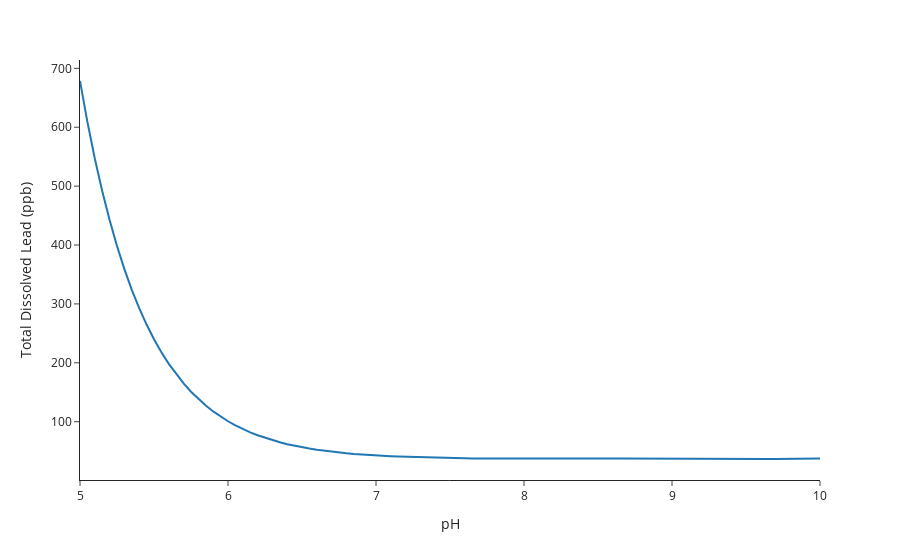

The cell this chart's notebook holds for it:
### Markdown cell above
6. Visualize our results by plotting the equilibrium of cerussite as a function of pH.

### Code cell
#Now let's plot our data!
fig = px.line(df, x="initial pH", y="Total dissolved Pb, ppb", template="simple_white") #Setting up the plot
fig.update_layout(yaxis_title="Total Dissolved Lead (ppb)")                             #Labelling the y-axis
fig.update_layout(xaxis_title="pH")                                                     #Labelling the x-axis
fig.show()                                                                              #Printing out the figure

### Figure 1 — Plotly figure (JSON) as saved in the notebook; plotly's stock layout.template omitted (floating-point values rounded to 4 significant figures)
{"data": [{"hovertemplate": "initial pH=%{x}<br>Total dissolved Pb, ppb=%{y}<extra></extra>", "legendgroup": "", "line": {"color": "#1F77B4", "dash": "solid"}, "marker": {"symbol": "circle"}, "mode": "lines", "name": "", "orientation": "v", "showlegend": false, "type": "scatter", "x": [10.0, 9.95, 9.9, 9.85, 9.8, 9.75, 9.7, 9.65, 9.6, 9.55, 9.5, 9.45, 9.4, 9.35, 9.3, 9.25, 9.2, 9.15, 9.1, 9.05, 9.0, 8.95, 8.9, 8.85, 8.8, 8.75, 8.7, 8.65, 8.6, 8.55, 8.5, 8.45, 8.4, 8.35, 8.3, 8.25, 8.2, 8.15, 8.1, 8.05, 8.0, 7.95, 7.9, 7.85, 7.8, 7.75, 7.7, 7.65, 7.6, 7.55, 7.5, 7.45, 7.4, 7.35, 7.3, 7.25, 7.2, 7.15, 7.1, 7.05, 7.0, 6.95, 6.9, 6.85, 6.8, 6.75, 6.7, 6.65, 6.6, 6.55, 6.5, 6.45, 6.4, 6.35, 6.3, 6.25, 6.2, 6.15, 6.1, 6.05, 6.0, 5.95, 5.9, 5.85, 5.8, 5.75, 5.7, 5.65, 5.6, 5.55, 5.5, 5.45, 5.4, 5.35, 5.3, 5.25, 5.2, 5.15, 5.1, 5.05, 5.0], "xaxis": "x", "y": [37.63, 37.3, 37.02, 36.8, 36.69, 36.68, 36.74, 36.83, 36.93, 37.03, 37.12, 37.2, 37.28, 37.35, 37.41, 37.46, 37.51, 37.55, 37.58, 37.6, 37.62, 37.63, 37.64, 37.64, 37.64, 37.63, 37.61, 37.59, 37.56, 37.52, 37.47, 37.42, 37.36, 37.29, 37.2, 37.11, 37.01, 36.89, 36.75, 36.77, 36.83, 36.91, 37.0, 37.09, 37.2, 37.33, 37.46, 37.62, 37.8, 37.99, 38.21, 38.46, 38.74, 39.06, 39.41, 39.8, 40.24, 40.74, 41.3, 41.92, 42.63, 43.42, 44.3, 45.29, 46.41, 47.65, 49.06, 50.63, 52.39, 54.37, 56.59, 59.09, 61.88, 65.02, 68.54, 72.49, 76.92, 81.89, 87.47, 93.72, 100.7, 108.6, 117.5, 127.4, 138.5, 150.9, 164.9, 180.6, 198.2, 218.0, 240.1, 264.9, 292.8, 324.0, 359.1, 398.3, 442.3, 491.7, 547.0, 609.0, 678.5], "yaxis": "y"}], "layout": {"autosize": true, "legend": {"tracegroupgap": 0}, "margin": {"t": 60}, "xaxis": {"anchor": "y", "autorange": true, "domain": [0, 1], "range": [5, 10], "title": {"text": "pH"}, "type": "linear"}, "yaxis": {"anchor": "x", "autorange": true, "domain": [0, 1], "range": [1.018, 714.2], "title": {"text": "Total Dissolved Lead (ppb)"}, "type": "linear"}}}
